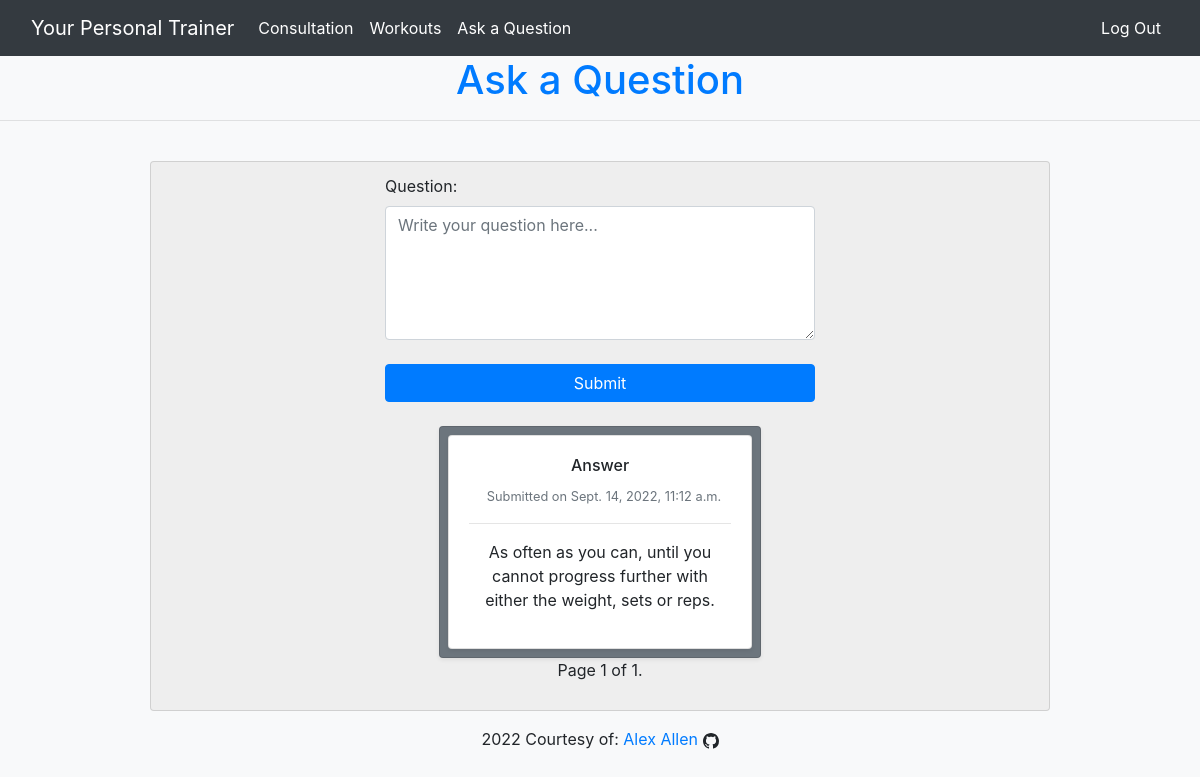
The app's page /question (signed in) with its own data.
### fitness/models.py (models this page shows, shortened)
class Answer(models.Model):
    user = models.ForeignKey(User, on_delete=models.CASCADE)
    answer = models.CharField(max_length=1000)
    timestamp = models.DateTimeField(auto_now_add=True)
    class Meta:
        ordering = ["timestamp"]

### fitness/views.py (the view)
# urls.py: path("question", views.question, name="question"),
@login_required(login_url="login")
def question(request):
    answer = Answer.objects.filter(user=request.user.id).order_by("-timestamp")
    paginator = Paginator(answer, 5)
    page_number = request.GET.get("page")
    page_obj = paginator.get_page(page_number)
    if request.GET.get("page") != None:
        try:
            answer = paginator.page(request.GET.get("page"))
        except:
            answer = paginator.page(1)
    else:
        answer = paginator.page(1)
    if request.method == "POST":
        form = CreateQuestionForm(request.POST)
        if form.is_valid():
            obj = form.save(commit=False)
            obj.user = User.objects.get(pk=request.user.id)
            obj.save()
            return HttpResponseRedirect(reverse("index"))
    else:
        form = CreateQuestionForm()
    return render(
        request,
        "fitness/question.html",
        {"form": form, "answer": answer, "page_obj": page_obj},
    )

### fitness/forms.py
class CreateQuestionForm(forms.ModelForm):
    class Meta:
        model = Question
        fields = "__all__"
        exclude = ["user"]
        widgets = {
            "question": forms.Textarea(
                attrs={
                    "rows": 5,
                    "maxlength": 1000,
                    "class": "form-control",
                    "placeholder": "Write your question here...",
                }
            )
        }

### fitness/templates/fitness/question.html (shortened to what this page needs)
{% extends "fitness/layout.html" %}
{% block body %}
<h1 class="text-center text-primary title">Ask a Question</h1>
<hr>
<br>
<div class="container card shadow-m divcard d-flex justify-content-center w-75 m-auto p-1"
    style="background-color: #eee;">
    <div class="row justify-content-center align-items-center">
        <div class="col-8 col-md-8 col-lg-6 pt-2">
            <form action="{% url 'question' %}" method="POST">
                {% for field in form %}
                <div class="form-group">
                    {{ field.label_tag }} {{ field }}
                </div>
                {% endfor %}
                <div class="form-group my-4">
                    <button type="submit" class="btn btn-primary btn-customized btn-block">Submit</button>
                </div>
            </form>
            {% for answer in answer %}
            <div class="card shadow-sm divcard text-center bg-secondary d-flex justify-content-center w-75 m-auto p-2">
                <div class="post">
                    <div class="card shadow-sm divcard">
                        <div class="card-body">
                            <h6>Answer</h6>
                            <small class="pl-2 text-muted">Submitted on {{ answer.timestamp }}</small>
                            <hr>
                            <p>{{ answer.answer }}</p>
                        </div>
                    </div>
                </div>
                {% endfor %}
            </div>
        </div>
    </div>
    <div class="pagination justify-content-center pb-4">
        <span class="step-links">
            <span class="current">
                Page {{ page_obj.number }} of {{ page_obj.paginator.num_pages }}.
            </span>
        </span>
    </div>
    {% endblock %}

### records on screen
Answer: timestamp "Sept. 14, 2022, 11:12 a.m.", answer "As often as you can, until you cannot progress further with either the weight, sets or reps."

### other values on screen
{{ field.label_tag }} "Question:"
{{ page_obj.number }} "1"
{{ page_obj.paginator.num_pages }} "1"
